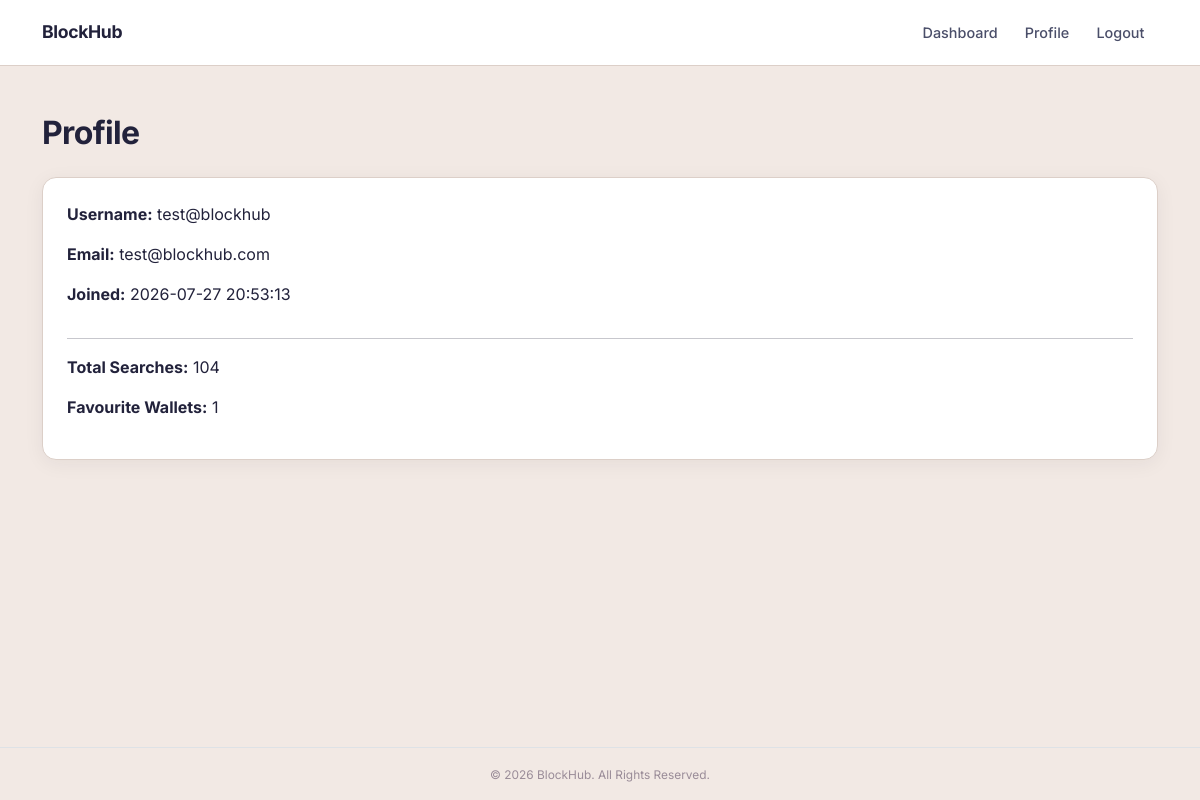
Screenshot of /profile (signed in) with the database file from the repository.
### tables this page shows
CREATE TABLE users (
    id INTEGER PRIMARY KEY AUTOINCREMENT,
    username TEXT NOT NULL UNIQUE,
    email TEXT NOT NULL UNIQUE,
    password_hash TEXT NOT NULL,
    created_at TIMESTAMP DEFAULT CURRENT_TIMESTAMP
);

### app.py (the view)
@app.route("/profile")
@login_required
def profile():
    conn = get_db_connection()
    user = conn.execute(
        """
        SELECT *
        FROM users
        WHERE id = ?
        """,
        (session["user_id"],)
    ).fetchone()
    total_searches = conn.execute(
        """
        SELECT COUNT(*)
        FROM search_history
        WHERE user_id = ?
        """,
        (session["user_id"],)
    ).fetchone()[0]
    total_favourites = conn.execute(
        """
        SELECT COUNT(*)
        FROM favourites
        WHERE user_id = ?
        """,
        (session["user_id"],)
    ).fetchone()[0]
    conn.close()
    return render_template(
        "profile.html",
        user=user,
        total_searches=total_searches,
        total_favourites=total_favourites
    )

### app.py (called while the page is built)
def get_db_connection():
    conn = sqlite3.connect(DATABASE)
    conn.row_factory = sqlite3.Row
    return conn

### helpers.py (called while the page is built)
def login_required(f):
    @wraps(f)
    def decorated_function(*args, **kwargs):
        if session.get("user_id") is None:
            return redirect("/login")
        return f(*args, **kwargs)
    return decorated_function

### templates/profile.html
{% extends "layout.html" %} {% block title %} Profile {% endblock %} {% block
content %}
<h2 class="mb-4">Profile</h2>
<div class="card p-4">
  <p><strong>Username:</strong> {{ user.username }}</p>
  <p><strong>Email:</strong> {{ user.email }}</p>
  <p><strong>Joined:</strong> {{ user.created_at }}</p>
  <hr />
  <p><strong>Total Searches:</strong> {{ total_searches }}</p>
  <p><strong>Favourite Wallets:</strong> {{ total_favourites }}</p>
</div>
{% endblock %}

### static/css/style.css (style rules this page uses)
:root { --bg: #f2e9e4; --surface: #ffffff; --surface-2: #f7f0ec; --text: #22223b; --text-muted: #4a4e69; --text-faint: #9a8c98; --border: #dccfc8; --accent: #4a4e69; --accent-warm: #c9ada7; --accent-soft: rgba(74, 78, 105, 0.08); --radius: 14px; --radius-sm: 9px; --font-ui: "Inter", -apple-system, BlinkMacSystemFont, "Segoe UI", sans-serif; --font-mono: "JetBrains Mono", "SF Mono", Menlo, monospace; }
* { box-sizing: border-box; }
html, body { min-height: 100vh; }
body { display: flex; flex-direction: column; background: var(--bg); color: var(--text); font-family: var(--font-ui); -webkit-font-smoothing: antialiased; }
.card { background: var(--surface); border: 1px solid var(--border); border-radius: var(--radius); color: var(--text); box-shadow: 0 4px 20px rgba(34, 34, 59, 0.06); }
h2 { font-weight: 700; letter-spacing: -0.02em; color: var(--text); }

### rows the page displays
users: username "test@blockhub", email "test@blockhub.com", created_at "2026-07-27 20:53:13"

### other values shown
{{ total_searches }} "104"
{{ total_favourites }} "1"
